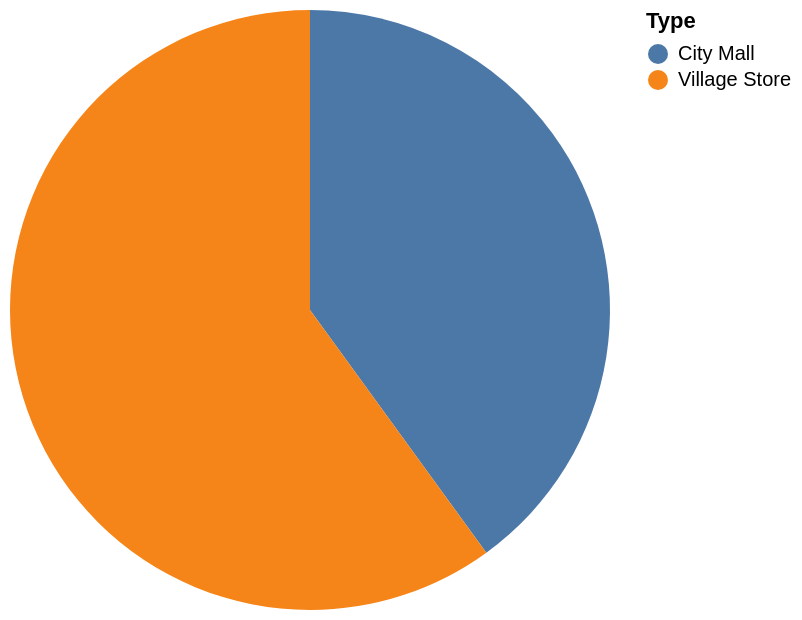

Specify this chart in Vega-Lite:
### Vega-Lite specification from a JSON file in a GitHub repository (floating-point values rounded to 4 significant figures)
{"data": {"values": [{"x_data": "City Mall", "y_data": 2}, {"x_data": "Village Store", "y_data": 3}]}, "mark": "arc", "encoding": {"theta": {"field": "y_data", "type": "quantitative", "title": "count(*)"}, "color": {"field": "x_data", "type": "nominal", "title": "Type"}}}
